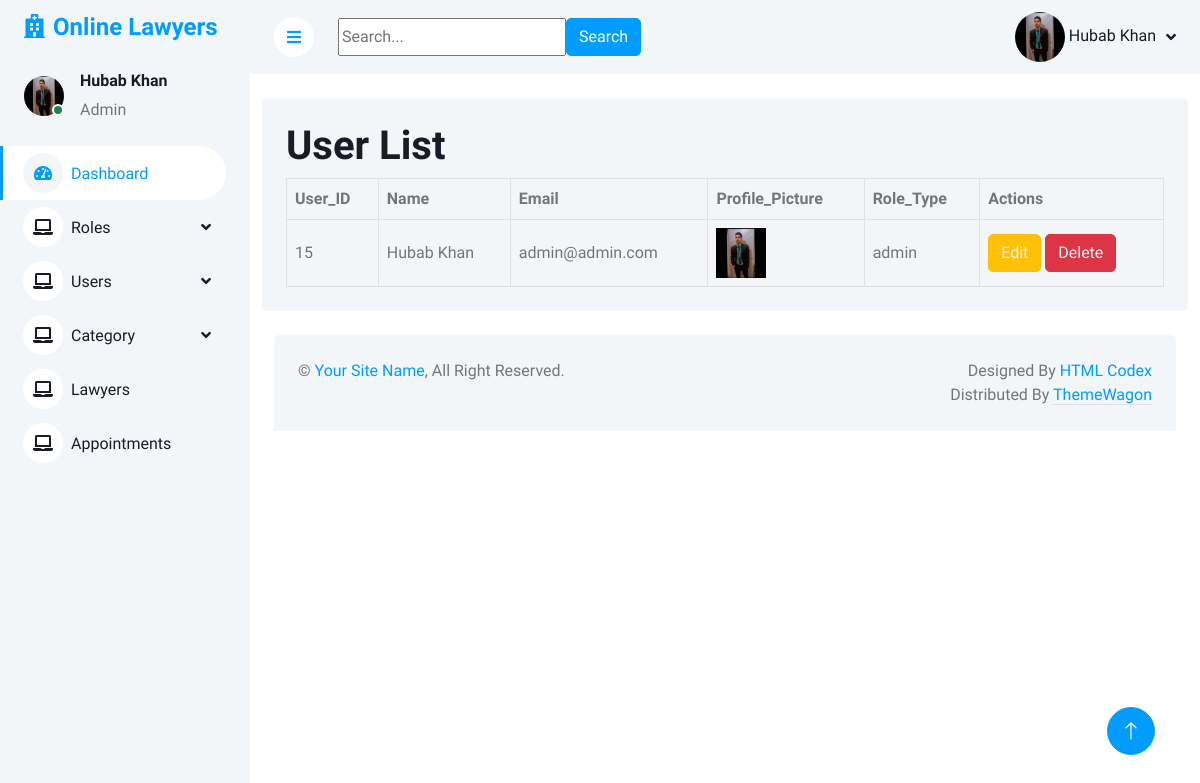
Screenshot of /admin/view_user.php (signed in) with the database file from the repository.
### tables this page shows
CREATE TABLE `users` (
  `user_id` int(11) NOT NULL,
  `name` varchar(255) NOT NULL,
  `email` varchar(255) NOT NULL,
  `password` varchar(255) NOT NULL,
  `profile_picture` varchar(255) NOT NULL,
  `role_id` int(11) NOT NULL
);

CREATE TABLE `roles` (
  `role_id` int(11) NOT NULL,
  `role_type` varchar(255) NOT NULL
);

### admin/view_user.php (the view, shortened to what this page needs)
<?php
include("db.php");
include 'header.php';
$sql = "SELECT u.user_id, u.name, u.email, u.password, u.profile_picture, r.role_type
        FROM users u
        INNER JOIN roles r ON u.role_id = r.role_id";
$result = mysqli_query($conn, $sql);
?>
            <div class="container-fluid pt-4">
                <div class="row g-4">
                    <div class="col-sm-12 col-xl-12">
                        <div class="bg-light rounded h-100 p-4">
            <h1>User List</h1>
            <div class="table-responsive">
            <table class="table text-start align-middle table-bordered table-hover mb-0">
               <thead>
                  <tr>
                     <th>User_ID</th>
                     <th>Name</th>
                     <th>Email</th>
                     <th>Profile_Picture</th>
                     <th>Role_Type</th>
                     <th>Actions</th>
                  </tr>
               </thead>
               <tbody>
                  <?php
                  if (mysqli_num_rows($result) > 0) {
                     while ($row = mysqli_fetch_assoc($result)) {
                        echo "<tr>";
                        echo "<td>" . $row['user_id'] . "</td>";
                        echo "<td>" . $row['name'] . "</td>";
                        echo "<td>" . $row['email'] . "</td>";
                        echo "<td>";
                        if (!empty($row['profile_picture'])) {
                           echo "<img src='uploads-images/" . $row['profile_picture'] . "' alt='Profile Picture' style='width: 50px; height: 50px;'>";
                        } else {
                           echo "No image";
                        }
                        echo "</td>";
                        echo "<td>" . $row['role_type'] . "</td>";
                        echo "<td>
                               <button class='btn btn-warning'>  <a class='text-light' href='edit_user.php?user_id=" . $row['user_id'] . "'>Edit</a> </button>
                               <button class='btn btn-danger'>  <a class='text-light' href='delete_user.php?user_id=" . $row['user_id'] . "'>Delete</a></button>
                              </td>";
                        echo "</tr>";
                     }
                  } else {
                     echo "<tr><td colspan='7'>No users found.</td></tr>";
                  }
                  ?>
               </tbody>
            </table>
            </div>
         </div>
      </div>
   </div>
</div>
        <?php include 'footer.php' ?>

### admin/header.php (shortened to what this page needs)
<?php
include 'db.php';
$user_id = $_SESSION['user_id'];
$sql = "SELECT profile_picture FROM users WHERE user_id = $user_id";
$result = mysqli_query($conn, $sql);
if ($result && mysqli_num_rows($result) > 0) {
    $row = mysqli_fetch_assoc($result);
    $profile_picture = $row['profile_picture'];
} else {
    $profile_picture = null;
}
?>
<!DOCTYPE html>
<html lang="en">
   <head>
      <link href="https://cdnjs.cloudflare.com/ajax/libs/font-awesome/5.10.0/css/all.min.css" rel="stylesheet">
      <link href="https://cdn.jsdelivr.net/npm/bootstrap-icons@1.4.1/font/bootstrap-icons.css" rel="stylesheet">
      <link href="lib/owlcarousel/assets/owl.carousel.min.css" rel="stylesheet">
      <link href="lib/tempusdominus/css/tempusdominus-bootstrap-4.min.css" rel="stylesheet" />
      <link href="css/bootstrap.min.css" rel="stylesheet">
      <link href="css/style.css" rel="stylesheet">
   </head>
   <body>
      <div class="container-xxl position-relative bg-white d-flex p-0">
      <div class="sidebar pe-4 pb-3">
         <nav class="navbar bg-light navbar-light">
            <a href="index.php" class="navbar-brand mx-4 mb-3">
               <h4 class="text-primary"><i class="fa fa-hospital me-2"></i>Online Lawyers</h4>
            </a>
            <div class="d-flex align-items-center ms-4 mb-4">
               <div class="position-relative">
               <img src="uploads-images/<?php echo htmlspecialchars($profile_picture); ?>" alt="Profile Picture" style="width: 40px; height: 40px; border-radius: 50%;">
                  <div class="bg-success rounded-circle border border-2 border-white position-absolute end-0 bottom-0 p-1"></div>
               </div>
               <div class="ms-3">
                  <h6><?php echo $_SESSION['name']; ?></h6>
                  <span>Admin</span>
               </div>
            </div>
            <div class="navbar-nav w-100">
               <a href="index.php" class="nav-item nav-link active"><i class="fa fa-tachometer-alt me-2"></i>Dashboard</a>
               <div class="nav-item dropdown">
                  <a href="#" class="nav-link dropdown-toggle" data-bs-toggle="dropdown"><i class="fa fa-laptop me-2"></i>Roles</a>
               </div>
               <div class="nav-item dropdown">
                  <a href="#" class="nav-link dropdown-toggle" data-bs-toggle="dropdown"><i class="fa fa-laptop me-2"></i>Users</a>
               </div>
               <div class="nav-item dropdown">
                  <a href="#" class="nav-link dropdown-toggle" data-bs-toggle="dropdown"><i class="fa fa-laptop me-2"></i>Category</a>
               </div>
               <a href="lawyers.php" class="nav-item nav-link"><i class="fa fa-laptop me-2"></i>Lawyers</a>
               <a href="appointment.php" class="nav-item nav-link"><i class="fa fa-laptop me-2"></i>Appointments</a>
            </div>
         </nav>
      </div>
      <div class="content">
      <nav class="navbar navbar-expand bg-light navbar-light sticky-top px-4 py-0">
         <a href="#" class="sidebar-toggler flex-shrink-0">
         <i class="fa fa-bars"></i>
         </a>
         <form class="d-none d-md-flex ms-4" action="" method="get">
            <input type="text" name="query"  placeholder="Search...">
            <button type="submit" class="btn btn-primary">Search</button>
         </form>
         <div class="navbar-nav align-items-center ms-auto">
            <div class="nav-item dropdown">
    <a href="#" class="nav-link dropdown-toggle" data-bs-toggle="dropdown">
        <?php if (!empty($profile_picture)) { ?>
            <img src="uploads-images/<?php echo htmlspecialchars($profile_picture); ?>" alt="Profile Picture" style="width: 50px; height: 50px; border-radius: 50%;">
        <?php } else { ?>
            <p>No profile picture available.</p>
        <?php } ?>
        <span class="d-none d-lg-inline-flex"><?php echo htmlspecialchars($_SESSION['name']); ?></span>
    </a>
</div>
         </div>
      </nav>

### admin/css/style.css (style rules this page uses)
:root { --primary: #009CFF; --light: #F3F6F9; --dark: #191C24; }
.btn { transition: .5s; }
.btn.btn-primary { color: #FFFFFF; }
.sidebar { position: fixed; top: 0; left: 0; bottom: 0; width: 250px; height: 100vh; overflow-y: auto; background: var(--light); transition: 0.5s; z-index: 999; }
.content { margin-left: 250px; min-height: 100vh; background: #FFFFFF; transition: 0.5s; }
@media (min-width: 992px) { .sidebar { margin-left: 0; } }
@media (min-width: 992px) { .content { width: calc(100% - 250px); } }
.sidebar .navbar .navbar-nav .nav-link { padding: 7px 20px; color: var(--dark); font-weight: 500; border-left: 3px solid var(--light); border-radius: 0 30px 30px 0; outline: none; }
.sidebar .navbar .navbar-nav .nav-link:hover, .sidebar .navbar .navbar-nav .nav-link.active { color: var(--primary); background: #FFFFFF; border-color: var(--primary); }
.sidebar .navbar .navbar-nav .nav-link i { width: 40px; height: 40px; display: inline-flex; align-items: center; justify-content: center; background: #FFFFFF; border-radius: 40px; }
.sidebar .navbar .navbar-nav .nav-link:hover i, .sidebar .navbar .navbar-nav .nav-link.active i { background: var(--light); }
.sidebar .navbar .dropdown-toggle::after { position: absolute; top: 15px; right: 15px; border: none; content: "\f107"; font-family: "Font Awesome 5 Free"; font-weight: 900; transition: .5s; }
.content .navbar .navbar-nav .nav-link { margin-left: 25px; padding: 12px 0; color: var(--dark); outline: none; }
.content .navbar .sidebar-toggler, .content .navbar .navbar-nav .nav-link i { width: 40px; height: 40px; display: inline-flex; align-items: center; justify-content: center; background: #FFFFFF; border-radius: 40px; }
.content .navbar .dropdown-toggle::after { margin-left: 6px; vertical-align: middle; border: none; content: "\f107"; font-family: "Font Awesome 5 Free"; font-weight: 900; transition: .5s; }

### rows the page displays
users: profile_picture (picture), user_id "15", name "Hubab Khan", email "admin@admin.com", role.role_type "admin"

### other values shown
$_SESSION['name'] "Hubab Khan"
